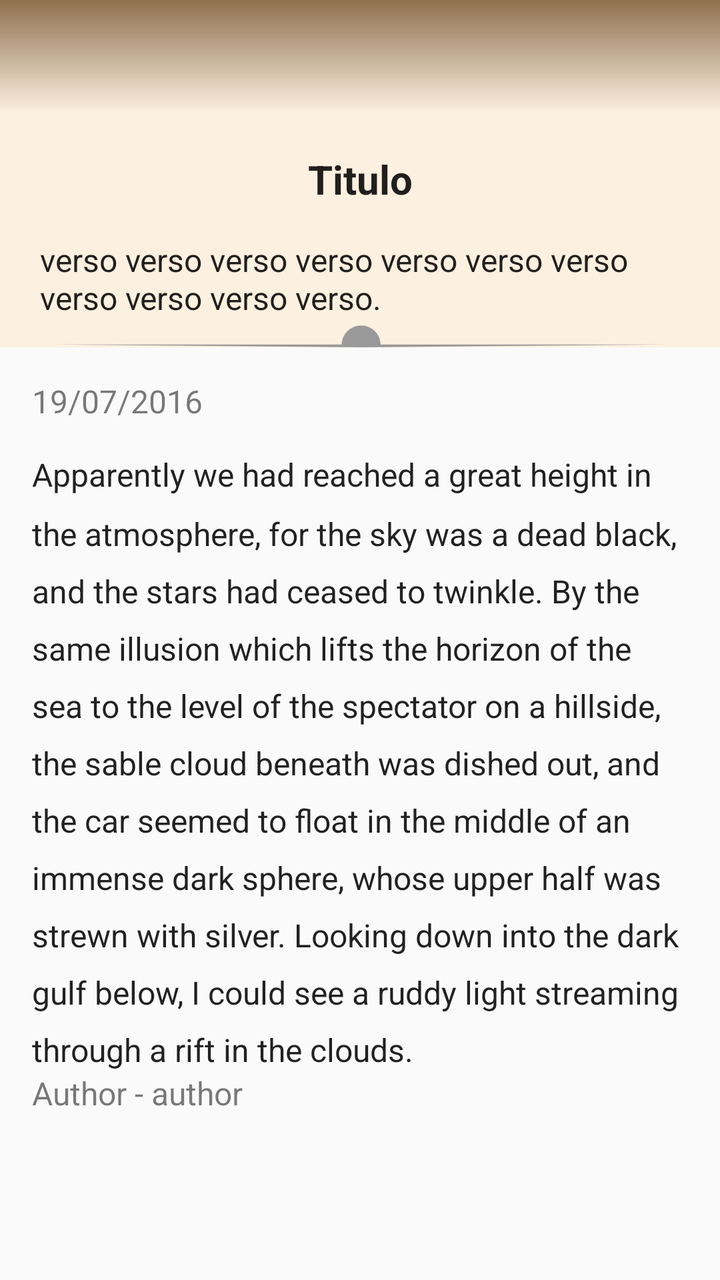
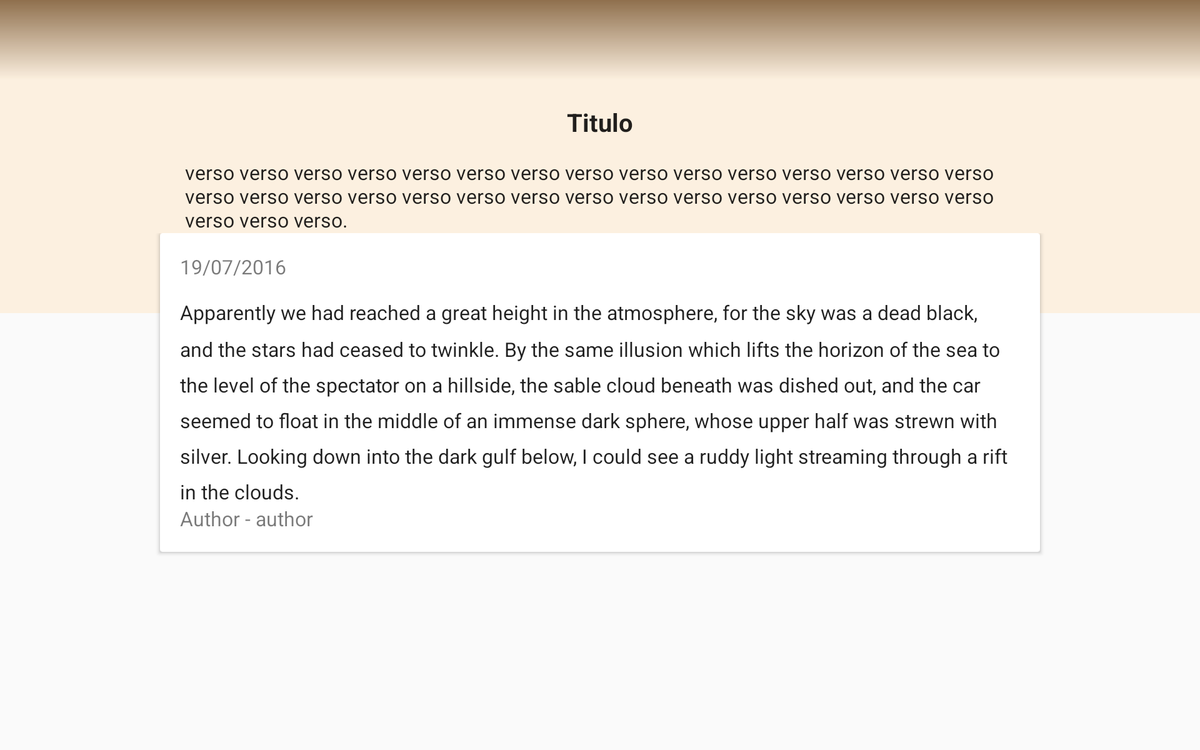

One screen, two layout resources from the same app: the default and the repository's alternative for another configuration. Each is rendered where Android would select it; the XML of both is given below.
<!-- AndroidManifest.xml: application theme AppTheme -->
<!-- res/layout/meditation_detail_fragment.xml -->
<?xml version="1.0" encoding="utf-8"?>
<android.support.design.widget.CoordinatorLayout
    xmlns:android="http://schemas.android.com/apk/res/android"
    xmlns:tools="http://schemas.android.com/tools"
    xmlns:app="http://schemas.android.com/apk/res-auto"
    android:id="@+id/clContainer"
    android:layout_width="match_parent"
    android:layout_height="match_parent"
    tools:context=".MeditationFragment">

    <android.support.v4.widget.NestedScrollView
        android:id="@+id/nsvDetailContainer"
        android:layout_width="match_parent"
        android:layout_height="wrap_content"
        android:layout_gravity="fill_vertical"
        android:paddingBottom="?attr/actionBarSize"
        app:layout_behavior="@string/appbar_scrolling_view_behavior">

        <LinearLayout
            android:id="@+id/ll_body_container"
            android:layout_width="match_parent"
            android:layout_height="match_parent"
            android:orientation="vertical"
            android:padding="16dp"
            app:layout_behavior="@string/appbar_scrolling_view_behavior">

            <TextView
                android:layout_width="match_parent"
                android:layout_height="wrap_content"
                android:id="@+id/tv_meditation_date"
                style="@style/HolyTime.DetailBody"
                android:layout_marginBottom="15dp"
                android:alpha="0.6"
                tools:text="19/07/2016"/>

            <TextView
                android:layout_width="match_parent"
                android:layout_height="wrap_content"
                android:id="@+id/tv_meditation_content"
                style="@style/HolyTime.DetailBody"
                tools:text="Apparently we had reached a great height in the atmosphere, for the sky was a dead black, and the stars had ceased to twinkle. By the same illusion which lifts the horizon of the sea to the level of the spectator on a hillside, the sable cloud beneath was dished out, and the car seemed to float in the middle of an immense dark sphere, whose upper half was strewn with silver. Looking down into the dark gulf below, I could see a ruddy light streaming through a rift in the clouds."
                 />

            <TextView
                android:layout_width="match_parent"
                android:layout_height="wrap_content"
                android:id="@+id/tv_meditation_author"
                style="@style/HolyTime.DetailBody"
                android:alpha="0.6"
                tools:text="Author - author" />

        </LinearLayout>

    </android.support.v4.widget.NestedScrollView>

    <android.support.design.widget.AppBarLayout
        android:id="@+id/app_bar_layout"
        android:layout_width="match_parent"
        android:layout_height="wrap_content"
        android:theme="@style/ThemeOverlay.AppCompat.Dark.ActionBar"
        android:background="@android:color/transparent">

        <android.support.design.widget.CollapsingToolbarLayout
            android:id="@+id/collapsingToolbarLayout"
            android:layout_width="match_parent"
            android:layout_height="match_parent"
            app:layout_scrollFlags="scroll|exitUntilCollapsed"
            app:titleEnabled="false">

            <LinearLayout
                android:layout_width="match_parent"
                android:layout_height="wrap_content"
                android:orientation="vertical"
                android:layout_gravity="bottom"
                android:paddingTop="20dp"
                android:paddingLeft="20dp"
                android:paddingRight="20dp"
                android:background="#5affddaf"
                android:transitionName="@string/meditation_container_share_element" >

                <TextView
                    android:id="@+id/tv_detail_title"
                    android:layout_width="match_parent"
                    android:layout_height="wrap_content"
                    style="@style/HolyTime.DetailTitle"
                    android:gravity="center"
                    android:layout_marginTop="?attr/actionBarSize"
                    android:layout_marginBottom="16dp"
                    android:transitionName="@string/meditation_title_share_element"
                    tools:text="Titulo"/>

                <TextView
                    android:id="@+id/tv_meditation_verse"
                    android:layout_width="match_parent"
                    android:layout_height="wrap_content"
                    style="@style/HolyTime.DetailVerse"
                    android:transitionName="@string/meditation_verse_share_element"
                    tools:text="verso verso verso verso verso verso verso verso verso verso verso." />

                <ImageView
                    android:layout_width="wrap_content"
                    android:layout_height="wrap_content"
                    android:src="@drawable/detail_separator"
                    android:layout_gravity="center_horizontal" />

            </LinearLayout>

            <View
                android:layout_width="match_parent"
                android:layout_height="?attr/actionBarSize"
                android:background="@drawable/toolbar_gradient"
                android:layout_gravity="top"
                app:layout_collapseMode="pin"
                />

            <View
                android:id="@+id/toolbarBackground"
                android:layout_width="match_parent"
                android:layout_height="?attr/actionBarSize"
                android:background="@color/colorPrimary"
                android:alpha="0"
                android:layout_gravity="top"
                app:layout_collapseMode="pin"
                />

            <android.support.v7.widget.Toolbar
                android:id="@+id/tbDetail"
                android:layout_width="match_parent"
                android:layout_height="?attr/actionBarSize"
                android:layout_gravity="top"
                app:layout_collapseMode="pin"
                android:theme="@style/ThemeOverlay.AppCompat.Dark.ActionBar"
                app:popupTheme="@style/ThemeOverlay.AppCompat.Light" />

        </android.support.design.widget.CollapsingToolbarLayout>
    </android.support.design.widget.AppBarLayout>

</android.support.design.widget.CoordinatorLayout>
<!-- resources referenced by this layout -->
<resources>
  <color name="colorPrimary">#ff9800</color>
  <!-- drawable detail_separator (drawable) -->
  <?xml version="1.0" encoding="utf-8"?>
  <vector xmlns:android="http://schemas.android.com/apk/res/android"
  android:width="308dp"
  android:height="14dp"
  android:viewportWidth="308"
  android:viewportHeight="14">
  
  <group
      android:translateX="-64.283487"
      android:translateY="-300.78496">
      <path
          android:fillColor="#999999"
          android:strokeWidth="0"
          android:pathData="M 218.90086,303.87336 c -5.28613,0 -9.61739,4.21457 -9.75,9.46875 l
  -143.624987,0 153.249987,1.4375 152.46875,-1.4375 -142.65625,0 c
  -0.1336,-5.25328 -4.40202,-9.46875 -9.6875,-9.46875 z" />
  </group>
  </vector>
  <!-- drawable toolbar_gradient (drawable) -->
  <?xml version="1.0" encoding="utf-8"?>
  <shape
      xmlns:android="http://schemas.android.com/apk/res/android"
      android:shape="rectangle">
  
      <gradient
          android:angle="90"
          android:startColor="#00b18a61"
          android:endColor="#ae5c3409"
          android:type="linear" />
  
  </shape>
  <string name="meditation_container_share_element" translatable="false">meditation_container_share_element</string>
  <string name="meditation_title_share_element" translatable="false">meditation_title_share_element</string>
  <string name="meditation_verse_share_element" translatable="false">meditation_verse_share_element</string>
  <style name="HolyTime.DetailBody" parent="@style/Base.TextAppearance.AppCompat.Body1">
          <item name="android:textSize">16sp</item>
          <item name="android:lineSpacingMultiplier">1.5</item>
      </style>
  <style name="HolyTime.DetailTitle" parent="@style/Base.TextAppearance.AppCompat.Inverse">
          <item name="android:textSize">20sp</item>
          <item name="android:textStyle">bold</item>
      </style>
  <style name="HolyTime.DetailVerse" parent="@style/Base.TextAppearance.AppCompat.Inverse">
          <item name="android:textSize">16sp</item>
      </style>
  <style name="AppTheme" parent="@style/Theme.AppCompat.Light.DarkActionBar">
          <item name="colorPrimary">@color/colorPrimary</item>
          <item name="colorPrimaryDark">@color/colorPrimaryDark</item>
          <item name="colorAccent">@color/colorAccent</item>
  
          <item name="windowActionBar">false</item>
          <item name="windowNoTitle">true</item>
      </style>
  <color name="colorPrimaryDark">#c84a00</color>
  <color name="colorAccent">#ff4f2f</color>
</resources>
<!-- res/layout-w840dp/meditation_detail_fragment.xml (the repository's variant of the layout above) -->
<!-- drawn on a 7-inch tablet turned sideways -->
<?xml version="1.0" encoding="utf-8"?>
<android.support.design.widget.CoordinatorLayout
    xmlns:android="http://schemas.android.com/apk/res/android"
    xmlns:tools="http://schemas.android.com/tools"
    xmlns:app="http://schemas.android.com/apk/res-auto"
    android:id="@+id/clContainer"
    android:layout_width="match_parent"
    android:layout_height="match_parent"
    tools:context=".MeditationFragment">

    <android.support.design.widget.AppBarLayout
        android:id="@+id/app_bar_layout"
        android:layout_width="match_parent"
        android:layout_height="wrap_content"
        android:theme="@style/ThemeOverlay.AppCompat.Dark.ActionBar"
        android:background="@android:color/transparent">

        <android.support.design.widget.CollapsingToolbarLayout
            android:id="@+id/collapsingToolbarLayout"
            android:layout_width="match_parent"
            android:layout_height="match_parent"
            app:layout_scrollFlags="scroll|exitUntilCollapsed"
            app:titleEnabled="false"
            android:background="#5affddaf">

            <LinearLayout
                android:layout_width="@dimen/detail_card_max_width"
                android:layout_height="wrap_content"
                android:orientation="vertical"
                android:layout_gravity="center_horizontal"
                android:paddingTop="20dp"
                android:paddingLeft="20dp"
                android:paddingRight="20dp"
                android:transitionName="@string/meditation_container_share_element"
                android:paddingBottom="64dp">

                <TextView
                    android:id="@+id/tv_detail_title"
                    android:layout_width="wrap_content"
                    android:layout_height="wrap_content"
                    style="@style/HolyTime.DetailTitle"
                    android:layout_marginTop="?attr/actionBarSize"
                    android:layout_marginBottom="16dp"
                    android:transitionName="@string/meditation_title_share_element"
                    tools:text="Titulo"
                    android:layout_gravity="center_horizontal" />

                <TextView
                    android:id="@+id/tv_meditation_verse"
                    android:layout_width="wrap_content"
                    android:layout_height="wrap_content"
                    style="@style/HolyTime.DetailVerse"
                    android:transitionName="@string/meditation_verse_share_element"
                    tools:text="verso verso verso verso verso verso verso verso verso verso verso verso verso verso verso verso verso verso verso verso verso verso verso verso verso verso verso verso verso verso verso verso verso." />

            </LinearLayout>

            <View
                android:layout_width="match_parent"
                android:layout_height="?attr/actionBarSize"
                android:background="@drawable/toolbar_gradient"
                android:layout_gravity="top"
                app:layout_collapseMode="pin"
                />

            <View
                android:id="@+id/toolbarBackground"
                android:layout_width="match_parent"
                android:layout_height="?attr/actionBarSize"
                android:background="@color/colorPrimary"
                android:alpha="0"
                android:layout_gravity="top"
                app:layout_collapseMode="pin"
                />

            <android.support.v7.widget.Toolbar
                android:id="@+id/tbDetail"
                android:layout_width="match_parent"
                android:layout_height="?attr/actionBarSize"
                android:layout_gravity="top"
                app:layout_collapseMode="pin"
                android:theme="@style/ThemeOverlay.AppCompat.Dark.ActionBar"
                app:popupTheme="@style/ThemeOverlay.AppCompat.Light" />

        </android.support.design.widget.CollapsingToolbarLayout>
    </android.support.design.widget.AppBarLayout>

    <android.support.v4.widget.NestedScrollView
        android:id="@+id/nsvDetailContainer"
        android:layout_width="match_parent"
        android:layout_height="wrap_content"
        android:layout_gravity="fill_vertical"
        android:paddingBottom="?attr/actionBarSize"
        app:behavior_overlapTop="64dp"
        app:layout_behavior="@string/appbar_scrolling_view_behavior">

        <android.support.v7.widget.CardView
            android:layout_width="@dimen/detail_card_max_width"
            android:layout_height="wrap_content"
            android:layout_gravity="center_horizontal">

            <LinearLayout
                android:id="@+id/ll_body_container"
                android:layout_width="match_parent"
                android:layout_height="match_parent"
                android:orientation="vertical"
                android:padding="16dp"
                app:layout_behavior="@string/appbar_scrolling_view_behavior">

                <TextView
                    android:layout_width="match_parent"
                    android:layout_height="wrap_content"
                    android:id="@+id/tv_meditation_date"
                    style="@style/HolyTime.DetailBody"
                    android:layout_marginBottom="15dp"
                    android:alpha="0.6"
                    tools:text="19/07/2016"/>

                <TextView
                    android:layout_width="match_parent"
                    android:layout_height="wrap_content"
                    android:id="@+id/tv_meditation_content"
                    style="@style/HolyTime.DetailBody"
                    tools:text="Apparently we had reached a great height in the atmosphere, for the sky was a dead black, and the stars had ceased to twinkle. By the same illusion which lifts the horizon of the sea to the level of the spectator on a hillside, the sable cloud beneath was dished out, and the car seemed to float in the middle of an immense dark sphere, whose upper half was strewn with silver. Looking down into the dark gulf below, I could see a ruddy light streaming through a rift in the clouds."
                    />

                <TextView
                    android:layout_width="match_parent"
                    android:layout_height="wrap_content"
                    android:id="@+id/tv_meditation_author"
                    style="@style/HolyTime.DetailBody"
                    android:alpha="0.6"
                    tools:text="Author - author" />

            </LinearLayout>

        </android.support.v7.widget.CardView>

    </android.support.v4.widget.NestedScrollView>

</android.support.design.widget.CoordinatorLayout>
<!-- resources referenced by the variant -->
<!-- as a 7-inch tablet turned sideways resolves them -->
<resources>
  <color name="colorPrimary">#ff9800</color>
  <!-- from res/values-w820dp/ -->
  <dimen name="detail_card_max_width">704dp</dimen>
  <!-- drawable toolbar_gradient (drawable) -->
  <?xml version="1.0" encoding="utf-8"?>
  <shape
      xmlns:android="http://schemas.android.com/apk/res/android"
      android:shape="rectangle">
  
      <gradient
          android:angle="90"
          android:startColor="#00b18a61"
          android:endColor="#ae5c3409"
          android:type="linear" />
  
  </shape>
  <string name="meditation_container_share_element" translatable="false">meditation_container_share_element</string>
  <string name="meditation_title_share_element" translatable="false">meditation_title_share_element</string>
  <string name="meditation_verse_share_element" translatable="false">meditation_verse_share_element</string>
  <style name="HolyTime.DetailBody" parent="@style/Base.TextAppearance.AppCompat.Body1">
          <item name="android:textSize">16sp</item>
          <item name="android:lineSpacingMultiplier">1.5</item>
      </style>
  <style name="HolyTime.DetailTitle" parent="@style/Base.TextAppearance.AppCompat.Inverse">
          <item name="android:textSize">20sp</item>
          <item name="android:textStyle">bold</item>
      </style>
  <style name="HolyTime.DetailVerse" parent="@style/Base.TextAppearance.AppCompat.Inverse">
          <item name="android:textSize">16sp</item>
      </style>
  <style name="AppTheme" parent="@style/Theme.AppCompat.Light.DarkActionBar">
          <item name="colorPrimary">@color/colorPrimary</item>
          <item name="colorPrimaryDark">@color/colorPrimaryDark</item>
          <item name="colorAccent">@color/colorAccent</item>
  
          <item name="windowActionBar">false</item>
          <item name="windowNoTitle">true</item>
      </style>
  <color name="colorPrimaryDark">#c84a00</color>
  <color name="colorAccent">#ff4f2f</color>
</resources>
